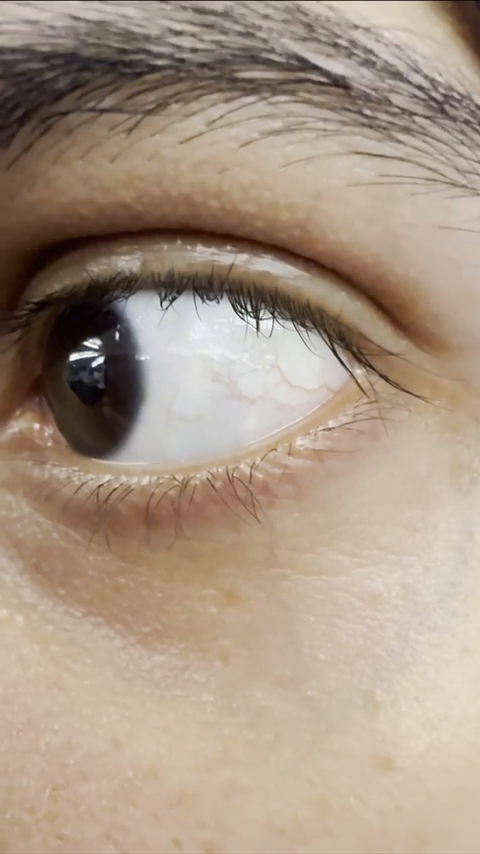
#> input picture PythonServer/MATLAB_testing/frame_0011.png, 480 x 854 px, found by its file name
$ python sclera.py
#> lines starting #> are read from the running program, lines starting #| are printed output that depends on the picture; after the words box and inside, x2 and y2 are one past the last pixel; in counts of white or black regions, pixels touching at a corner belong together
#> in process_image, image is the input picture: shape (854, 480, 3); mean B, G, R 132.6, 150.4, 169.1
import cv2
from matplotlib import image
import numpy as np
from pathlib import Path
from concurrent.futures import ThreadPoolExecutor
import threading
from skimage.color import rgb2hsv
from skimage.morphology import disk, opening, closing
from skimage.morphology import remove_small_holes, remove_small_objects
from skimage.measure import label, regionprops
from skimage.transform import resize

import matplotlib.pyplot as plt

from pathlib import Path
from concurrent.futures import ThreadPoolExecutor, as_completed
import cv2
import numpy as np


# [52 lines left out: function sclera_pipeline, not called in this run]


_DISK_3 = disk(3)
_DISK_5 = disk(5)
_DISK_7 = disk(7)

import cv2
import numpy as np

SCALE = 0.05  # 5% of original size for faster processing
def process_eye_pipeline(image: np.ndarray):
    blurred = cv2.medianBlur(image, 67)  # must be odd
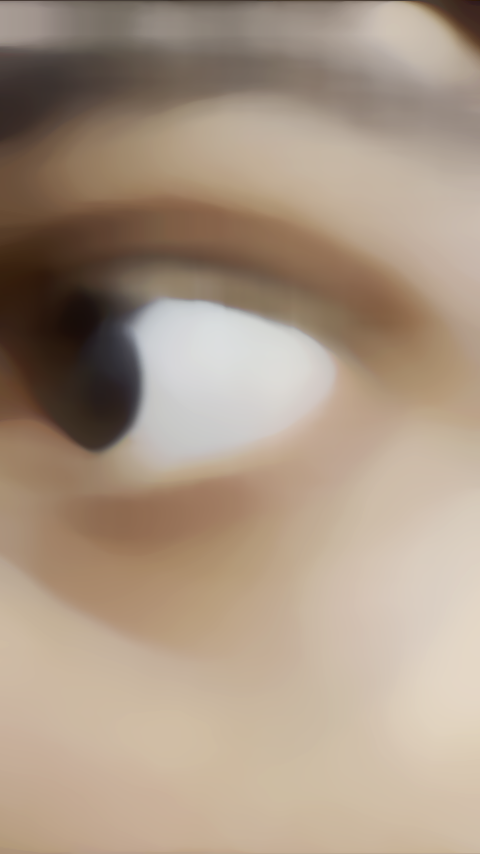
#> blurred: shape (854, 480, 3); mean B, G, R 132.3, 150.8, 169.9

    cap_32_hsv = cv2.cvtColor(blurred, cv2.COLOR_BGR2HSV)
#> cap_32_hsv: shape (854, 480, 3); mean H, S, V 18, 62.1, 170

    thresh_hsv = cv2.inRange(cap_32_hsv, (0, 1, 180), (180, 35, 255))
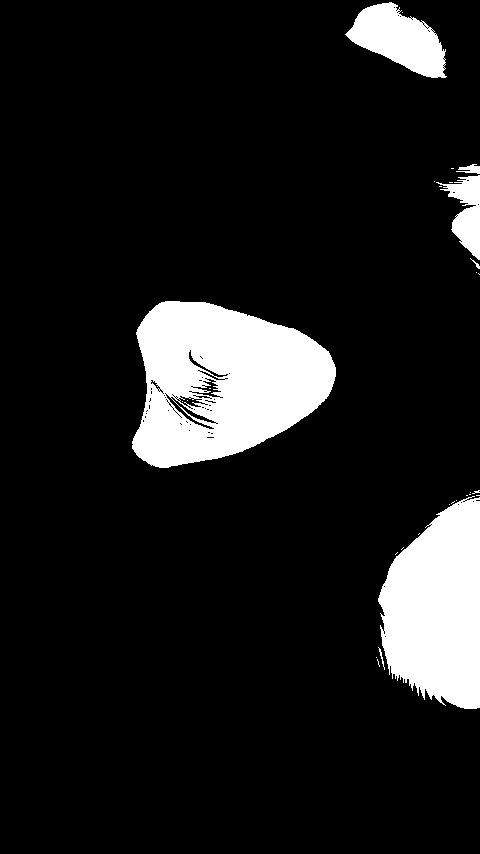
#> thresh_hsv: shape (854, 480); 11.3% white; 30 white regions (23 under 20 px)
    contours, _ = cv2.findContours(thresh_hsv, cv2.RETR_EXTERNAL, cv2.CHAIN_APPROX_SIMPLE)
#> contours = 27 contours, 22 with area under 20; largest, box (x1, y1, x2, y2) and area: (132, 301, 336, 468) 24316, (378, 496, 480, 709) 15863, (345, 2, 447, 78) 4247, (436, 175, 480, 260) 1628, (456, 164, 480, 174) 95
    largest_contour = max(contours, key=cv2.contourArea)
#> largest_contour = contour of 299 points, box (x1, y1, x2, y2) (132, 301, 336, 468), area 24316


    overlay = cv2.drawContours(image, [largest_contour], -1, (0, 255, 0), 2)
    mask = np.zeros_like(image)
    mask = cv2.drawContours(mask, [largest_contour], -1, (255, 255, 255), thickness=cv2.FILLED)
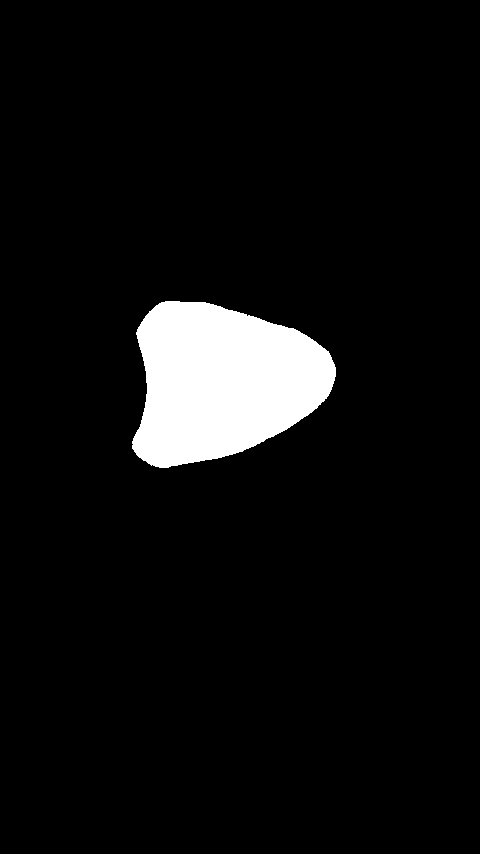
#> mask: shape (854, 480, 3); 6% white; 1 white region, box (x1, y1, x2, y2) and area: (132, 301, 336, 468) 24599
    # [12 lines of commented-out code are left out]

    return mask, overlay

    # return largest_contour, overlay

def draw_contour(frame, contour):
    # Only draw once
    return cv2.drawContours(frame.copy(), [contour], -1, (0, 255, 0), 2)

def show_results(sclera_mask: np.ndarray, overlay: np.ndarray) -> None:
    plt.figure(figsize=(10, 5))

    plt.subplot(1, 2, 1)
    plt.imshow(sclera_mask)
    plt.title("Sclera mask")
    plt.axis("off")

    plt.subplot(1, 2, 2)
    plt.imshow(overlay)
    plt.title("Combined eye mask")
    plt.axis("off")

    plt.tight_layout()
    plt.show()
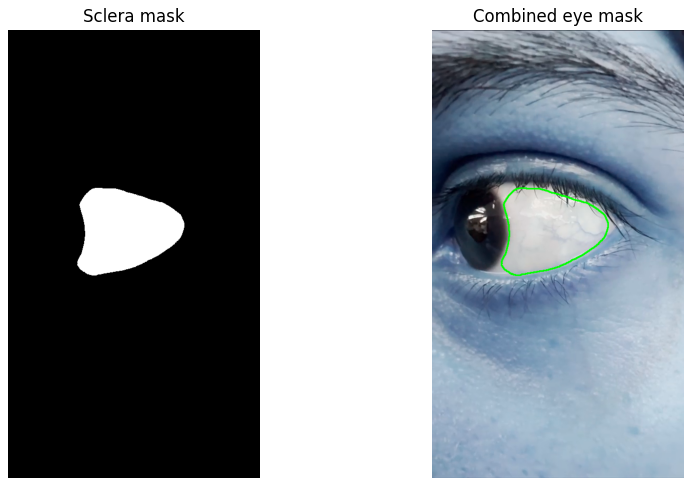
#> figure drawn by matplotlib, 2 panels; B, G, R data is drawn as R, G, B


#for testing

def process_image(path: str, scale: float = 0.7,v_thresh: float = 0.1,s_thresh: float = 0.1):
    image = cv2.imread(path, cv2.IMREAD_COLOR)
    eye_mask, overlay = process_eye_pipeline(image=image)
    show_results(eye_mask, overlay) # show results in a nice format
    return eye_mask, overlay


if __name__ == "__main__":
    image_path = Path(__file__).resolve().parent / "uploads" / "frames" / "frame_0011.png"
    process_image(str(image_path))
